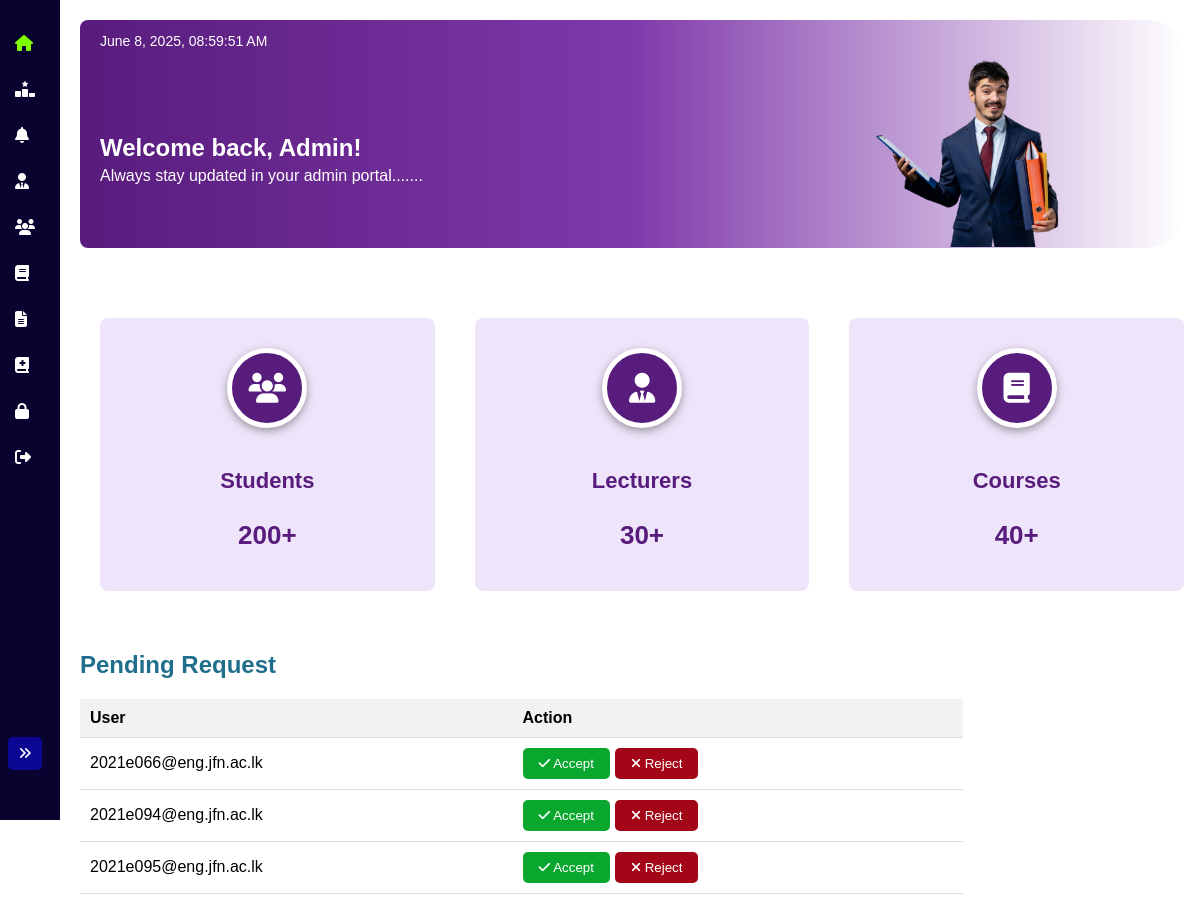
The app's page /Feedback Management System/MA/managing_assistant_home.php (signed in) with its own data.
### tables this page shows
CREATE TABLE `user` (
  `UserType` enum('Student','Lecturer','Managing assistant','') NOT NULL,
  `Email` varchar(150) NOT NULL,
  `Password` varchar(100) NOT NULL,
  `Approved` tinyint(1) NOT NULL
);

### Feedback Management System/MA/managing_assistant_home.php (the view, shortened to what this page needs)
<?php
require_once "config.php";
$studentCountQuery = "SELECT COUNT(*) as count FROM student";
$studentCountResult = mysqli_query($conn, $studentCountQuery);
$studentCountRow = mysqli_fetch_assoc($studentCountResult);
$studentCount = $studentCountRow['count'];
$lecturerCountQuery = "SELECT COUNT(*) as count FROM lecturer";
$lecturerCountResult = mysqli_query($conn, $lecturerCountQuery);
$lecturerCountRow = mysqli_fetch_assoc($lecturerCountResult);
$lecturerCount = $lecturerCountRow['count'];
$courseCountQuery = "SELECT COUNT(*) as count FROM course";
$courseCountResult = mysqli_query($conn, $courseCountQuery);
$courseCountRow = mysqli_fetch_assoc($courseCountResult);
$courseCount = $courseCountRow['count'];
$query = "SELECT email FROM user WHERE approved = 0";
$result = mysqli_query($conn, $query);
?>
<!DOCTYPE html>
<html lang="en">
<head>
    <link rel="stylesheet" href="managing_assistant_home_style.css">
    <link rel="stylesheet" href="https://cdnjs.cloudflare.com/ajax/libs/font-awesome/6.5.2/css/all.min.css" />
</head>
<body>
    <div class="sidebar collapsed" id="sidebar">
        <div class="menu">
            <a href="managing_assistant_home.php" class="active" onclick="expandSidebar(event)"><i class="fa-solid fa-house fa-beat"></i><span class="menu-text">Dashboard</span></a>
            <a href="feedback.php" onclick="expandSidebar(event)"><i class="fa-solid fa-ranking-star"></i><span class="menu-text">Feedback</span></a>
            <a href="notice.php" onclick="expandSidebar(event)"><i class="fa-solid fa-bell"></i><span class="menu-text">Notice</span></a>
            <a href="../Lecturer/lecturer_list.php" onclick="expandSidebar(event)"><i class="fa-solid fa-user-tie"></i><span class="menu-text">Lecturer List</span></a>
            <a href="../Student/student_list.php" onclick="expandSidebar(event)"><i class="fa-solid fa-users"></i><span class="menu-text">Students List</span></a>
            <a href="../Course/course_list.php" onclick="expandSidebar(event)"><i class="fa-solid fa-book"></i><span class="menu-text">Course List</span></a>
            <a href="question_list.php" onclick="expandSidebar(event)"><i class="fa-solid fa-file-lines"></i><span class="menu-text">Questions List</span></a>
            <a href="../Course/course_allocation.php" onclick="expandSidebar(event)"><i class="fa-solid fa-book-medical"></i><span class="menu-text">Course Allocation</span></a>
            <a href="#" onclick="openResetPasswordPopup(); expandSidebar(event)"><i class="fa-solid fa-lock"></i><span class="menu-text">Reset Password</span></a>
            <a href="index.php" onclick="expandSidebar(event)"><i class="fa-solid fa-right-from-bracket"></i><span class="menu-text">Logout</span></a>
        </div>
        <button class="toggle-btn" onclick="toggleSidebar()"><i class="fas fa-angle-double-right" id="toggleIcon"></i></button>
    </div>
    <div class="content expanded" id="content">
        <section class="welcome-section">
            <div class="welcome-text">
                <p class="date" id="currentDateTime"></p>
                <h2>Welcome back, Admin!</h2>
                <p>Always stay updated in your admin portal.......</p>
            </div>
            <div class="welcome-image">
                <img src="../image/12.png" alt="Welcome Image">
            </div>
        </section>
        <div class="icon-boxes">
            <div class="icon-box" onclick="location.href='../Student/student_list.php'">
                <div class="icon"><i class="fa-solid fa-users"></i></div>
                <h3>Students</h3>
                <p><?php echo $studentCount >= 10 ? "200+" : $studentCount; ?></p>
            </div>
            <div class="icon-box" onclick="location.href='../Lecturer/lecturer_list.php'">
                <div class="icon"><i class="fa-solid fa-user-tie"></i></div>
                <h3>Lecturers</h3>
                <p><?php echo $lecturerCount > 4 ? "30+" : $lecturerCount; ?></p>
            </div>
            <div class="icon-box" onclick="location.href='../Course/course_list.php'">
                <div class="icon"><i class="fa-solid fa-book"></i></div>
                <h3>Courses</h3>
                <p><?php echo $courseCount > 10 ? "40+" : $courseCount; ?></p>
            </div>
        </div>
        <h2>Pending Request</h2>
        <div class="request-table">
            <table>
                <thead>
                    <tr>
                        <th>User</th>
                        <th>Action</th>
                    </tr>
                </thead>
                <tbody id="pendingRequests">
                    <?php
                    while ($row = mysqli_fetch_assoc($result)) {
                        echo "<tr id='" . $row['email'] . "'>";
                        echo "<td>" . (isset($row['email']) ? $row['email'] : '') . "</td>";
                        echo "<td>";
                        echo "<form method='post'>";
                        echo "<button type='submit' name='accept' value='accept' class='btn-accept' onclick='handleRequest(event, \"accept\", \"" . $row['email'] . "\")'><i class='fas fa-check'></i> Accept</button>";
                        echo "<button type='submit' name='reject' value='reject' class='btn-reject' onclick='handleRequest(event, \"reject\", \"" . $row['email'] . "\")'><i class='fas fa-times'></i> Reject</button>";
                        echo "</form>";
                        echo "</td>";
                        echo "</tr>";
                    }
                    ?>
                </tbody>
            </table>
        </div>
    </div>
</body>
</html>

### Feedback Management System/MA/managing_assistant_home_style.css (style rules this page uses)
body { font-family: Arial, sans-serif; background-repeat: no-repeat; background-size: cover; background-position: center; margin: 0; padding: 0; height: 100%; }
.sidebar { width: 5%; height: 100vh; background-color: #09042f; position: fixed; top: 0; left: 0; display: flex; flex-direction: column; align-items: center; padding-top: 20px; transition: width 0.3s; }
.sidebar .menu { width: 100%; }
.sidebar .menu a { width: 100%; color: #ffffff; padding: 15px; padding-right: -15px; text-align:left; text-decoration: none; display: flex; align-items: left; justify-content: left; transition: background-color 0.3s, width 0.3s; }
.sidebar .menu a:hover, .sidebar .menu a.active { color: chartreuse; }
.sidebar .menu a i { margin-right: 0; transition: margin-right 0.3s; }
.toggle-btn { float: right; padding: 10px; margin-top: auto; margin-bottom: 50px; color: white; background-color: #0c0793; border: none; border-radius: 5px; cursor: pointer; }
.content { margin-left: 5%; padding: 20px; background-color: #ffffff; border-radius: 8px; transition: margin-left 0.3s; width: 92%; }
.content h2 { color: #1F6E8C; text-align: left; margin-bottom: 20px; }
.welcome-section { height: 100%; display: flex; align-items: center; justify-content: space-between; background: linear-gradient(to right, #581c7d, #7f39aa, #ffffff); color: white; padding-left: 20px; padding-top: 20px; padding-bottom: -50px; padding-right: 50px; border-radius: 8px; margin-bottom: 50px; margin-top: 0px; position: relative; border-top-right-radius: 37px; border-bottom-right-radius: 37px; }
.welcome-text { flex: 1; padding-right: 20px; }
.welcome-text .date { font-size: 14px; margin-top: -70px; margin-bottom: 85px; }
.welcome-text h2 { margin: 0; color: #fff; font-size: 24px; }
.welcome-text p { margin: 5px 0 0; font-size: 16px; }
.welcome-image { width: 30%; border-radius: 0px; }
.welcome-image img { max-width: 100%; height: auto; margin-bottom: -3px; }
.icon-boxes { display: flex; justify-content: space-between; margin-bottom: 20px; }
.icon-box { flex: 1; padding: 30px; background-color: #efe5fb; text-align: center; border-radius: 8px; margin-top: 20px; margin-right: 20px; margin-left: 20px; margin-bottom: 40px; transition: all 0.3s; cursor: pointer; }
.icon-box:last-child { margin-right: 0; }
.icon-box .icon { font-size: 30px; background-color: #581c7d; color: #ffffff; width: 70px; height: 70px; border-radius: 50%; border: 5px solid white; display: flex; align-items: center; justify-content: center; margin: 0 auto 40px; box-shadow: 0px 3px 8px rgba(72, 72, 72, 0.527); transition: background-color 0.3s; }
.icon-box h3 { margin: 26px 0; font-size: 22px; color: #581c7d; }
.icon-box p { margin: 10px 0; font-size: 26px; font-weight: 600; color: #581c7d; }
.request-table table { width: 80%; border-collapse: collapse; }
.request-table th, .request-table td { padding: 10px; text-align: left; border-bottom: 1px solid #ddd; }
.request-table th { background-color: #f2f2f2; }
button, input[type="submit"] { background-color: #04327b; color: white; border: none; border-radius: 5px; padding: 8px 16px; cursor: pointer; margin-right: 5px; display: flex; align-items: center; justify-content: center; }
.btn-accept, .btn-reject { border: none; border-radius: 5px; padding: 8px 16px; cursor: pointer; margin-right: 5px; display: inline-block; background-color: transparent; }
.btn-accept { background-color: #09a72e; color: white; }
.btn-reject { background-color: #a30616; color: white; }
button { background-color: #0E2954; color: white; border: none; border-radius: 5px; padding: 8px 16px; cursor: pointer; margin-right: 10px; }

### records on screen
user: Email "2021e066@eng.jfn.ac.lk"
user: Email "2021e094@eng.jfn.ac.lk"
user: Email "2021e095@eng.jfn.ac.lk"
